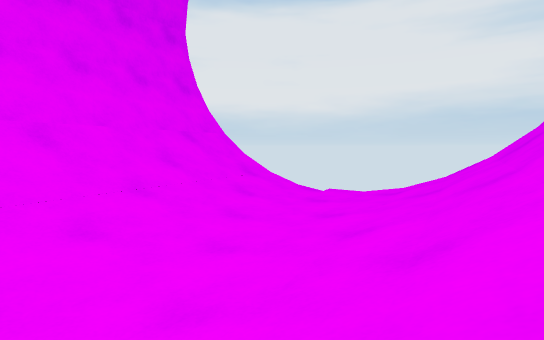
[1] (above)

16 first-person views from a walk through a 3-D level made in the Unity game engine. The camera is 0.66 m above the floor, tilts 4° down and sees 80° across. The floor is counted in squares, 1 m on a side. Each view is taken from the middle of a square. On the plan, view 1 faces up. The plan holds only what a view shows up to about 10 squares ahead; the rest is blank. The place goes on beyond the plan. The player character is not drawn.

[2]
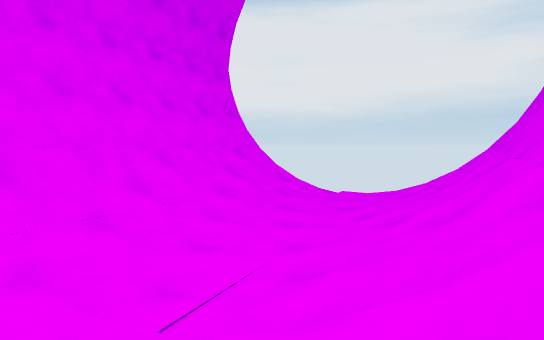

[3]
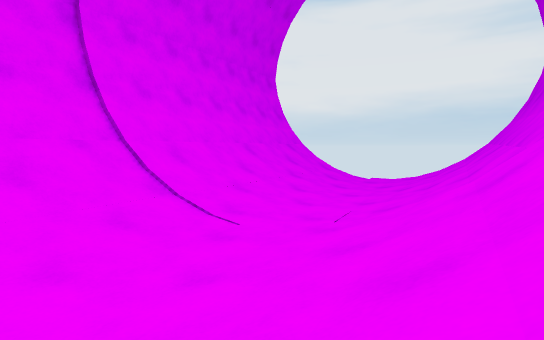

[4]
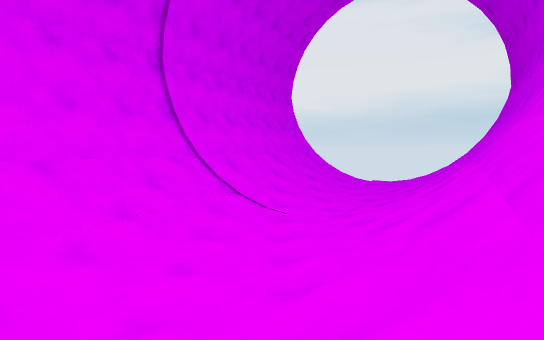

[5]
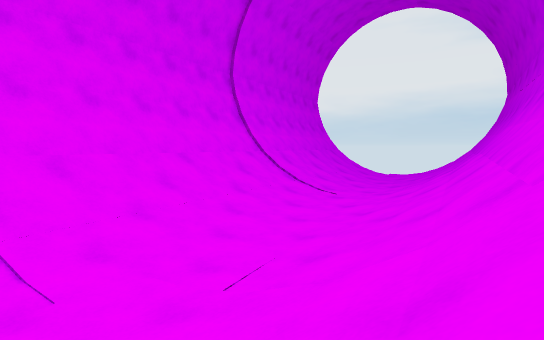

[6]
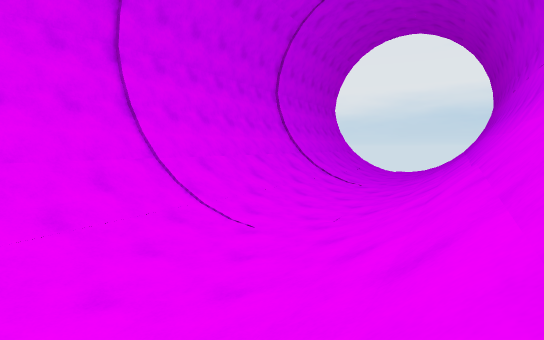

[7]
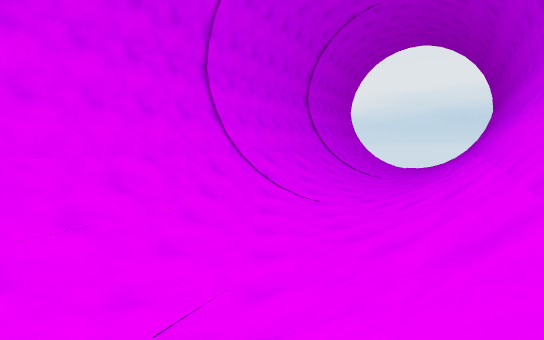

[8]
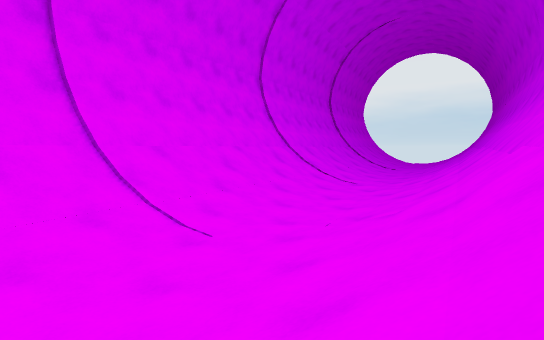

[9]
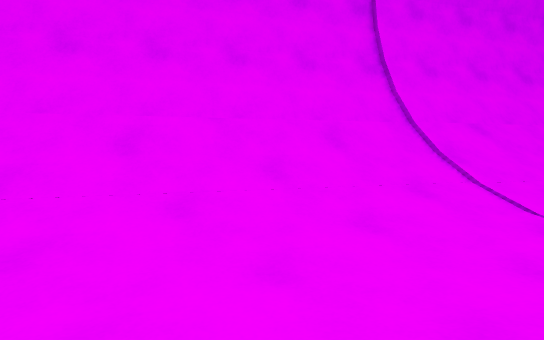

[10]
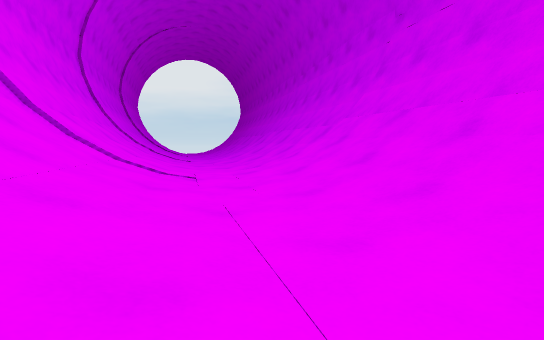

[11]
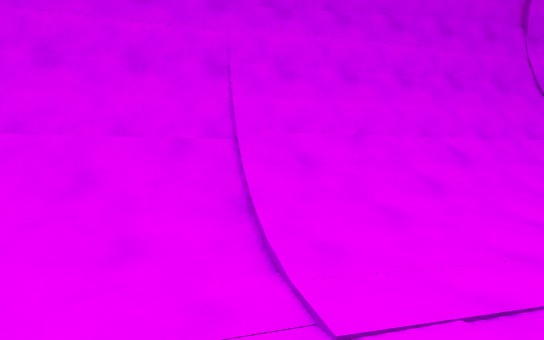

[12]
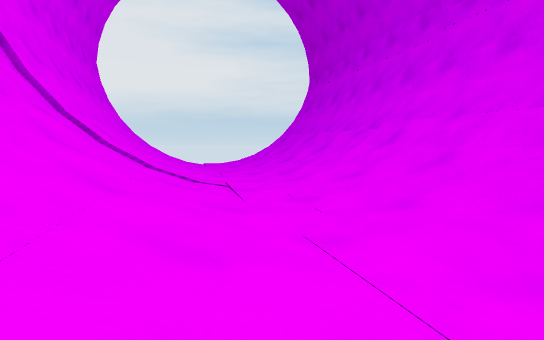

[13]
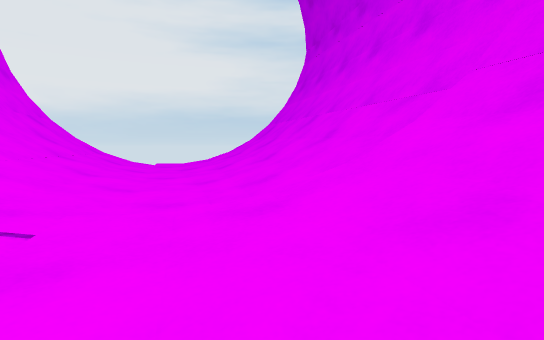

[14]
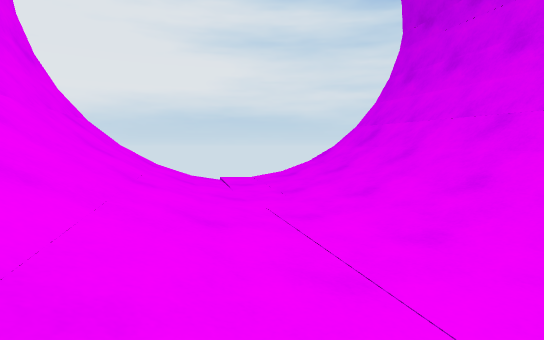

[15]
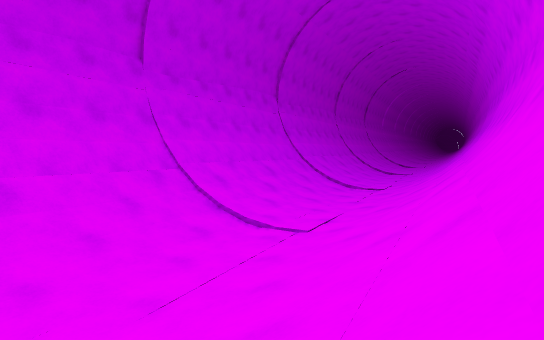

[16]
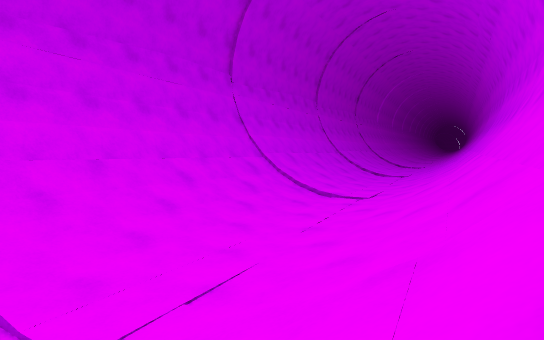

### Floor plan
Key: @ floor where view 1 was taken; # wall or solid block; . main floor; : floor 0.05 m higher than the main floor; + floor 0.1 m higher than the main floor; * floor 0.15 m higher than the main floor; % floor 0.2 m higher than the main floor; / step, stairs or slope; = window, fence, low wall or low ledge.
Columns run from 21 left of view 1 to 5 right of it. Each row starts with its distance up from view 1.
 10                   ##
  9                   ##//
  8                  ##///..
  7                  #///+.://
  6                 ##///..*//#
  5                 #///:.:///#
  4                ##///..///##
  3               ##///:..///#
  2               ##///..///##
  1              ##=//...//##
  0              #////../@/##
 -1             ##///..%//##
 -2             #///:.+///##
 -3            ##///..///##
 -4           ##///..:///#
 -5           ##//+..///##
 -6          ##///..://##
 -7          #=//+..///##
 -8         ##///...//##
 -9        ##///:.+///##
-10        ##///..///##
-11       ##///..+///#
-12       ##//+..///##
-13      ##///..://##
-14     ##///+..///##
-15     ##///..://##
-16    ##///:.////#
-17    ##//+.:///##
-18   ##///..+//=#
-19   #=//+..///##
-20  ##///..+//##
-21  #///:..///##
-22 ##///..///##
-23 #=//:..///#

Where each view was taken, in squares from view 1:
view 1: 0 up, 0 right, facing up
view 2: 3 down, 1 left, facing up
view 3: 6 down, 3 left, facing up
view 4: 9 down, 4 left, facing up
view 5: 12 down, 6 left, facing up
view 6: 16 down, 8 left, facing up
view 7: 19 down, 10 left, facing up
view 8: 22 down, 12 left, facing up
view 9: 22 down, 13 left, facing up-left
view 10: 23 down, 17 left, facing up-right
view 11: 6 down, 9 left, facing down-right
view 12: 6 down, 8 left, facing up-right
view 13: 3 down, 4 left, facing up-right
view 14: 1 up, 4 left, facing up-right
view 15: 0 up, 7 left, facing down
view 16: 13 down, 14 left, facing down
